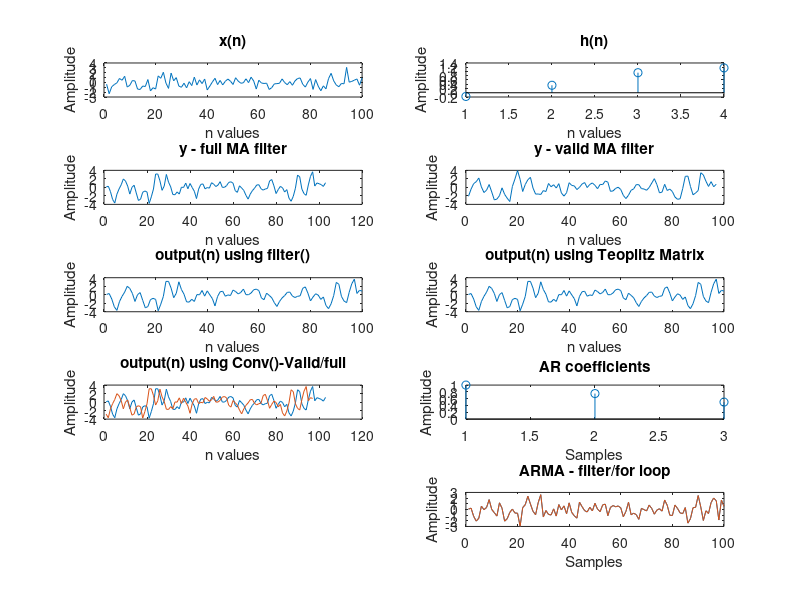

The MATLAB script that drew this image:
clear all
clf
L = 100;
Q = 4;

x = randn(1,L);
h = randn(1,Q);

%x = [1 2 3 4];
%h = [1 1 1];

subplot(5,2,1);
plot(x)
xlabel('n values')
ylabel('Amplitude')
title('x(n)')

subplot(5,2,2);
stem(h)
xlabel('n values')
ylabel('Amplitude')
title('h(n)')
%% 'full' implementation of MA filter using for loop
conv(x,h)

X = [x,zeros(1,length(x))];
H = [h,zeros(1,length(x))];

%y_MA = zeros(size(x)+1)
for n = 1:(length(x)+length(h)-1)
    y(n) = 0; 
    for k = 1:length(x)
        if (n-k+1)>0
            y(n) = y(n) + X(k)*H(n-k+1);
        end
    end
end
subplot(5,2,3);
plot(y)
xlabel('n values')
ylabel('Amplitude')
title('y - full MA filter')

%% 'valid' implementation of MA filter using for loop
clear y 
conv(x,h,'valid')

X = [x,zeros(1, length(x))];
H = [h, zeros(1,length(x))];

for n = 1:(length(x)-length(h)+1)
    y(n) = 0;
    for k = 1:length(x)
        if (k-n+1)>0
            y(n) = y(n) + X(k)*H(k-n+1);
        end
    end
end


subplot(5,2,4);
plot(y)
xlabel('n values')
ylabel('Amplitude')
title('y - valid MA filter')

% %% plotting the different outputs
% hold on
% subplot(2,2,3);
% stem(y)
% xlabel('n values')
% ylabel('Amplitude')
% title('y - output(n)')
% %hold off

%% implementing MA filter with 'filter()' function
y_F = filter(h,1,x); %does convolution only for valid values
subplot(5,2,5)
plot(y_F)
xlabel('n values')
ylabel('Amplitude')
title('output(n) using filter()')

%% implementing MA filter with Teoplitz Matrix
Q = 3;
X = toeplitz(x,[x(1) zeros(1,Q)]); 
y_T = X*h';

subplot(5,2,6)
plot(y_T)
xlabel('n values')
ylabel('Amplitude')
title('output(n) using Teoplitz Matrix')

%% implementing MA filter using Conv() function
y_C = conv(h,x,'full');
y_V = conv(x,h,'valid');

subplot(5,2,7)
plot(y_C)
xlabel('n values')
ylabel('Amplitude')
%title('output(n) using Conv()-full')

hold on
subplot(5,2,7)
plot(y_V)
xlabel('n values')
ylabel('Amplitude')
title('output(n) using Conv()-Valid/full')
hold off

%% filter() function implementation of ARMA filter
a = [1,0.75, 0.5];  % coefficients of the AR filter

% filter(MA_coefficients, AR_coefficients , input)
y_filter = filter(h,a,x);

%% for loop implementation of ARMA filter
Q = length(h);
P = length(a);

y = zeros(size(x));
for n=1:length(x) % for all output samples 
    % MA model
    for k=1:Q % sum over Q delays 
        if n-k+1>0 % handle the starting edge
            y(n) = y(n) + h(k)*x(n-k+1);
        end
    end
    % AR model
    for k = 2:P
        if n-k+1>0
            y(n) = y(n) - a(k)*y(n-k+1);    
        end      
    end
end
%% Plotting the outputs
clc
% subplot(5,2,8)
% plot(x)
% xlabel('Samples')
% ylabel('Amplitude')
% title('x(n)')
subplot(5,2,10)
plot(y_filter)
xlabel('Samples')
ylabel('Amplitude')
%title('ARMA - filter()')
hold on
plot(y)
xlabel('Samples')
ylabel('Amplitude')
title('ARMA - filter/for loop')
hold off
subplot(5,2,8)
stem(a)
title('AR coefficients')
xlabel('Samples')
ylabel('Amplitude')